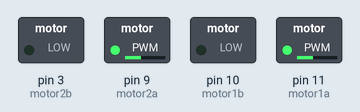
This sketch was run on a simulated Arduino Uno, built with avr-gcc and run on an emulated ATmega328P. Shown: switched loads named in the sketch (green lamp = pin HIGH).

Above: at 0.1 s.
Timing chart, 0 to 1.6 s (numbered marks = the images above):
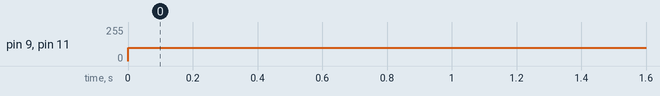

The sketch:

pruebaMotor1.ino
```cpp
int motor1a  = 11;
int motor1b = 10;
int motor2a = 9;
int motor2b = 3;

void setup() {
  pinMode(motor1a,OUTPUT);
  pinMode(motor1b,OUTPUT);
  pinMode(motor2a,OUTPUT);
  pinMode(motor2b,OUTPUT);
  Serial.begin(9600);
}

void loop() {

    for(int i = 0; i<10000; i++){
    analogWrite(motor1a, 100);// derecha
    analogWrite(motor1b, 0);
    analogWrite(motor2a, 100);// izquierda
    analogWrite(motor2b, 0);
    }

}
```

Measured:
- by itself, pin 9 (motor2a), pin 11 (motor1a): 0/255 → 100/255 at 0.00 s
